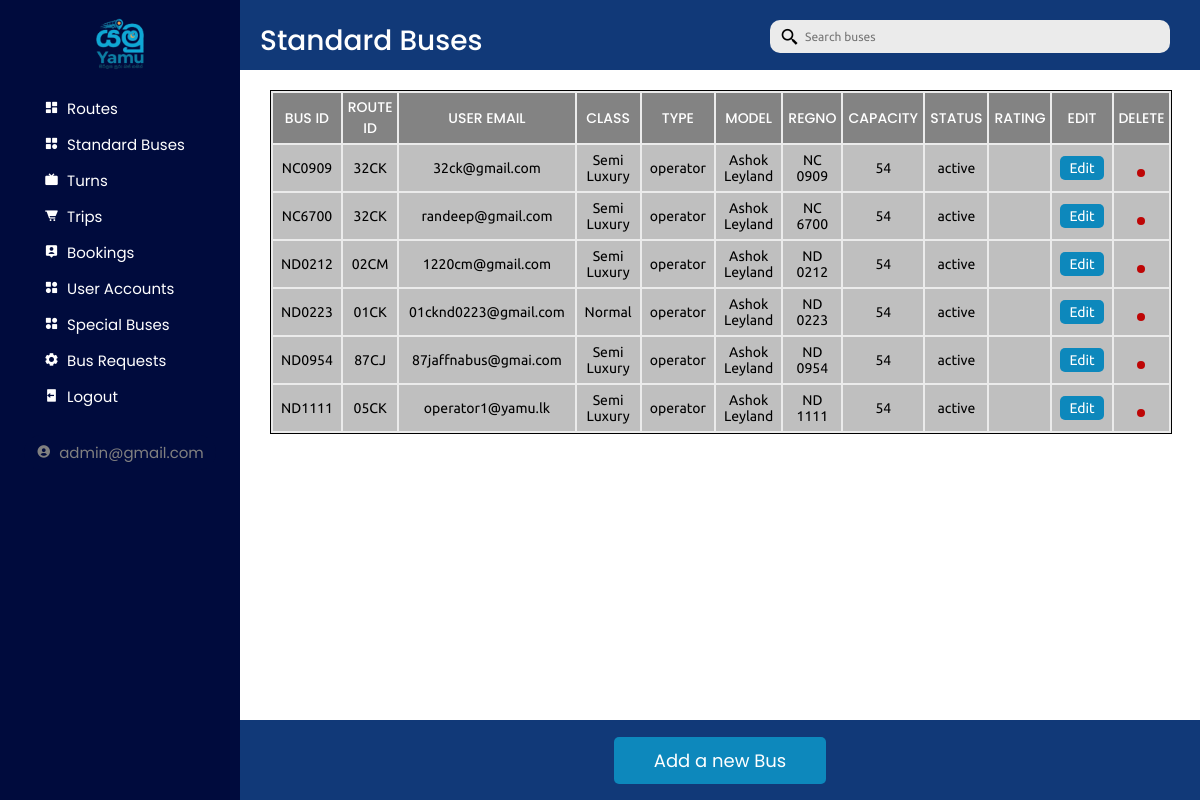
The app's page /busbooking/admin/standardbuses.php (signed in) with its own data.
### tables this page shows
CREATE TABLE `standard_bus` (
  `busID` varchar(100) NOT NULL,
  `routeID` varchar(100) NOT NULL,
  `userID` int(11) NOT NULL,
  `class` varchar(20) NOT NULL
);

CREATE TABLE `bus` (
  `busID` varchar(100) NOT NULL,
  `type` varchar(20) NOT NULL,
  `model` varchar(100) NOT NULL,
  `regNo` varchar(20) NOT NULL,
  `capacity` int(11) NOT NULL,
  `status` varchar(20) NOT NULL DEFAULT 'active',
  `image` text DEFAULT NULL,
  `rating` double DEFAULT NULL
);

CREATE TABLE `user` (
  `userID` int(11) NOT NULL,
  `type` varchar(20) NOT NULL DEFAULT 'operator',
  `email` varchar(255) NOT NULL,
  `password` text NOT NULL,
  `name` varchar(255) NOT NULL,
  `status` varchar(20) DEFAULT 'active'
);

### busbooking/admin/standardbuses.php (the view, shortened to what this page needs)
<?php
require_once("../db_conn.php");
include("sidemenu.php");
?>
<div class="dashboard-content">
    <div class="heading-box">
        <div class="box-1">
            <div class="title">
                <p>Standard Buses</p>
            </div>
        </div>
        <div class="box-1">
            <div class="search-bar">
                <ul>
                    <li class="search">
                        <form action="standardbuses.php" method="post" id="searchForm">
                        <input type="text" <?php echo isset($_POST["search"]) ? "value='$search'" : ""; ?> placeholder="Search buses" name="search" required id="search-input" />
                        <i onclick="submitForm()" class="bx bx-search-alt-2"></i>
                    </form>
                    </li>
                </ul>
            </div>
        </div>
    </div>
    <div class="table-section-item">
        <div class="table-container-item">
            <div class="table-box">
                <table id="rows-def">
                    <tr id="table-head">
                        <th>BUS ID</th>
                        <th>ROUTE ID</th>
                        <th>USER EMAIL</th>
                        <th>CLASS</th>
                        <th>TYPE</th>
                        <th>MODEL</th>
                        <th>REGNO</th>
                        <th>CAPACITY</th>
                        <th>STATUS</th>
                        <th>RATING</th>
                        <th>EDIT</th>
                        <th>DELETE</th>
                    </tr>
                    <?php
                    if (isset($_POST["search"])) {
                        $sql = "SELECT sb.*, b.*, user.*, b.status AS bus_status
                        FROM standard_bus sb
                        INNER JOIN bus b ON sb.busID = b.busID
                        INNER JOIN user ON sb.userID = user.userID
                        WHERE sb.busID LIKE '%$search%' OR  routeID LIKE '%$search%'
                        OR  regNo LIKE '%$search%'
                        OR  email LIKE '%$search%'";
                    }else {
                        $sql = "SELECT sb.*, b.*, user.*, b.status AS bus_status
                        FROM standard_bus sb
                        INNER JOIN bus b ON sb.busID = b.busID
                        INNER JOIN user ON sb.userID = user.userID";
                    }
                    $result = mysqli_query($conn, $sql);
                    $queryResults = mysqli_num_rows($result);
                    if ($queryResults > 0) {
                        while ($row = mysqli_fetch_assoc($result)) {
                            echo "<form action='standardbuses.php' method='post'>
                            <tr>
                      <td id='ID'>" . $row["busID"] . "</td>
                      <td> " . $row["routeID"] . "</td>
                      <td>" . $row["email"] . "</td>
                      <td>" . $row["class"] . "</td>
                      <td>" . $row["type"] . "</td>
                      <td>" . $row["model"] . "</td>
                      <td>" . $row["regNo"] . "</td>
                      <td>" . $row["capacity"] . "</td>
                     <td>" . $row["bus_status"] . "</td>
                      <td>" . $row["rating"] . "</td>
                      <input type='hidden' name='busID' value='". $row["busID"] ."'>
                    <td><button id='update' name='editStandardBus'> Edit</button></td>
                    <td><button id='bin' name='deleteStandardBus'><i class='ri-delete-bin-line'></i></button> </td>
                  </tr></form>";
                        }
                    }
                    ?>
                </table>
            </div>
        </div>
    </div>
    <div class="bottom-box">
        <div class="button"><form action='standardbuses.php' method='post'>
            <button name="addStandardBusButtonBottom" id="popupButtonItem" class="submit">
                Add a new Bus
            </button></form>
        </div>
    </div>
</div>
</body>
</html>

### busbooking/admin/admin.css (style rules this page uses)
* { margin: 0; padding: 0; box-sizing: border-box; list-style: none; text-decoration: none; font-family: "Ubuntu", sans-serif; font-weight: 400; font-size: 15px; scroll-behavior: smooth; }
:root { --offwhite: #edebe6; --black: #000000; --white: #ffffff; --blue: #000b3d; --gray: rgb(115, 114, 114); --skyblue: #113978; --skyblue2: rgb(13, 136, 188); }
body { color: var(--white); height: 100vh; overflow: hidden; }
.dashboard-content { background-color: var(--white); width: 80%; height: auto; color: #000000; display: flex; justify-content: center; flex-direction: column; flex-wrap: wrap; }
.heading-box { display: flex; justify-content: space-between; align-content: center; width: 100%; height: 70px; padding: 10px; background-color: var(--skyblue); color: var(--white); }
.box-1 { margin: 10px; }
i.bx-search-alt-2 { font-size: 20px; padding-right: 15px; }
.search { position: relative; }
.search input { font-size: 0.8rem; border: none; border-radius: 10px; padding: 10px 10px 10px 35px; width: 400px; margin-right: 10px; outline: none; background-color: #ebebeb; }
.search i { position: absolute; top: 50%; left: 10px; transform: translateY(-50%); color: #000000; }
.title { text-align: center; }
.title p { font-family: "Poppins", sans-serif; font-weight: 500; font-style: normal; font-size: 28px; }
.table-section-item { margin-top: 10px; width: 100%; height: auto; display: flex; justify-content: center; align-content: center; flex-direction: column; margin-left: 30px; }
.table-container-item { width: 94%; background-color: #ebebeb; margin-top: 10px; margin-bottom: 15px; overflow: auto; max-height: 370px; border: 1px solid var(--black); }
.table-box { position: relative; width: 100%; display: flex; justify-content: center; overflow: auto; }
.table-box table { width: 100%; overflow: auto; height: auto; }
.table-box tr { text-align: center; }
.table-box th { padding: 4px; width: 30px; color: var(--white); background-color: rgba(128, 128, 128, 0.954); font-style: normal; font-size: 14px; font-family: "Poppins", sans-serif; font-weight: 500; font-style: normal; }
.table-box td { padding: 7px; background-color: rgba(166, 166, 166, 0.632); color: #000000; font-size: 14px; }
.bottom-box { position: absolute; width: 80%; bottom: 0%; display: flex; justify-content: center; align-items: center; gap: 2rem; height: 80px; background-color: var(--skyblue); }
.submit { font-size: 18px; font-family: "Poppins", sans-serif; font-weight: 400; font-style: normal; background-color: var(--skyblue2); color: var(--white); border: none; border-radius: 5px; padding: 10px 40px; cursor: pointer; width: auto; }
#update { font-size: 16px; background-color: var(--skyblue2); color: var(--white); border: none; border-radius: 5px; font-size: 14px; padding: 4px 9px; cursor: pointer; }
#bin { font-size: 16px; background-color: rgb(190, 5, 5); color: var(--white); border: none; border-radius: 5px; font-family: 'Tw Cen MT Std', sans-serif; padding: 4px 4px; cursor: pointer; }
#table-head { position: sticky; top: 0; z-index: 1001; background-color: rgb(196, 196, 196); }

### records on screen
standard_bus: busID.busID "NC0909", routeID "32CK", userID.email "32ck@gmail.com", class "Semi Luxury", userID.type "operator", busID.model "Ashok Leyland", busID.regNo "NC 0909", busID.capacity "54", busID.status "active"
standard_bus: busID.busID "NC6700", routeID "32CK", userID.email "randeep@gmail.com", class "Semi Luxury", userID.type "operator", busID.model "Ashok Leyland", busID.regNo "NC 6700", busID.capacity "54", busID.status "active"
standard_bus: busID.busID "ND0212", routeID "02CM", userID.email "1220cm@gmail.com", class "Semi Luxury", userID.type "operator", busID.model "Ashok Leyland", busID.regNo "ND 0212", busID.capacity "54", busID.status "active"
standard_bus: busID.busID "ND0223", routeID "01CK", userID.email "01cknd0223@gmail.com", class "Normal", userID.type "operator", busID.model "Ashok Leyland", busID.regNo "ND 0223", busID.capacity "54", busID.status "active"
standard_bus: busID.busID "ND0954", routeID "87CJ", userID.email "87jaffnabus@gmai.com", class "Semi Luxury", userID.type "operator", busID.model "Ashok Leyland", busID.regNo "ND 0954", busID.capacity "54", busID.status "active"
standard_bus: busID.busID "ND1111", routeID "05CK", userID.email "operator1@yamu.lk", class "Semi Luxury", userID.type "operator", busID.model "Ashok Leyland", busID.regNo "ND 1111", busID.capacity "54", busID.status "active"

### other values on screen
$_SESSION["user"]["user_email"] "admin@gmail.com"
